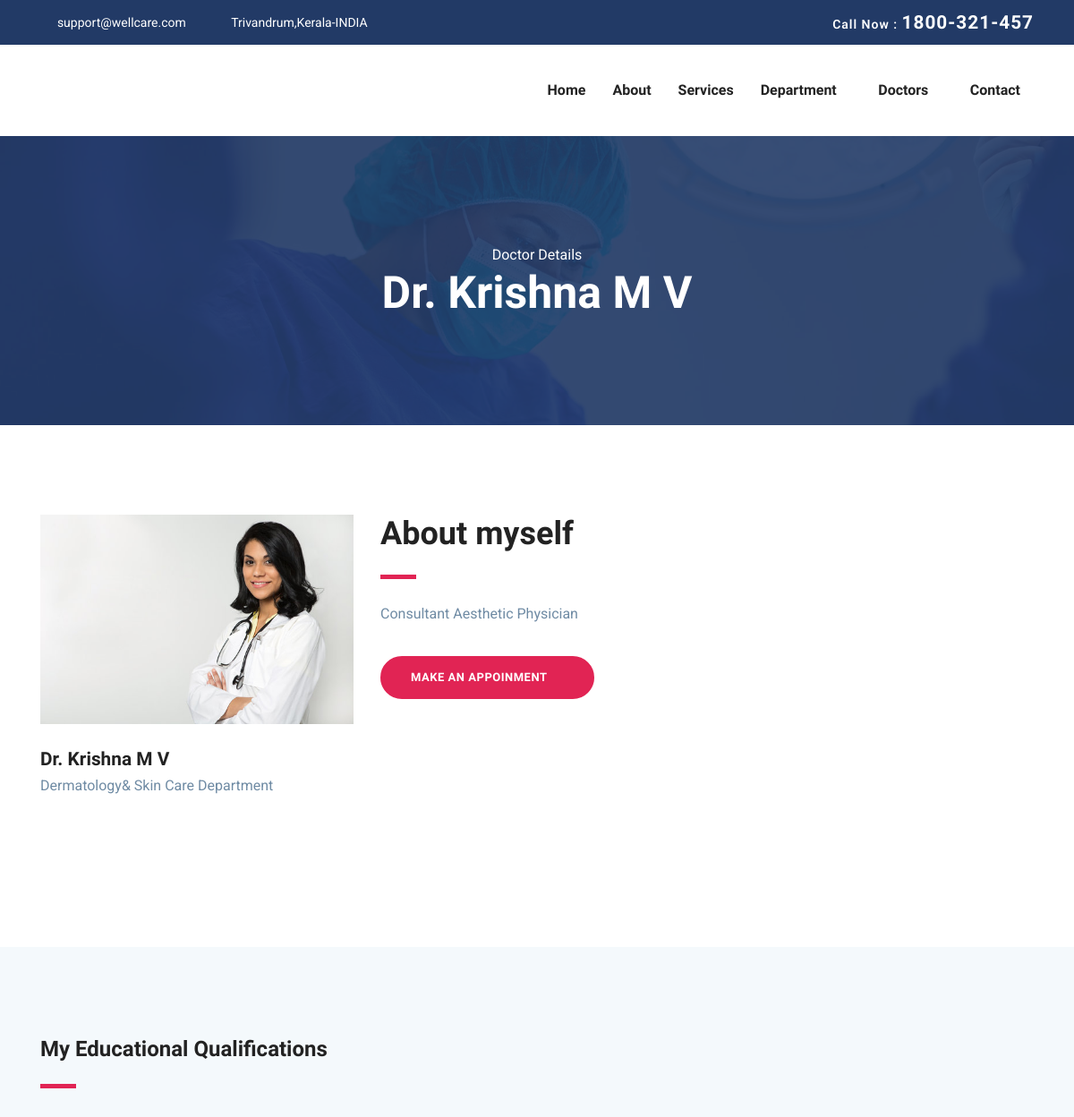
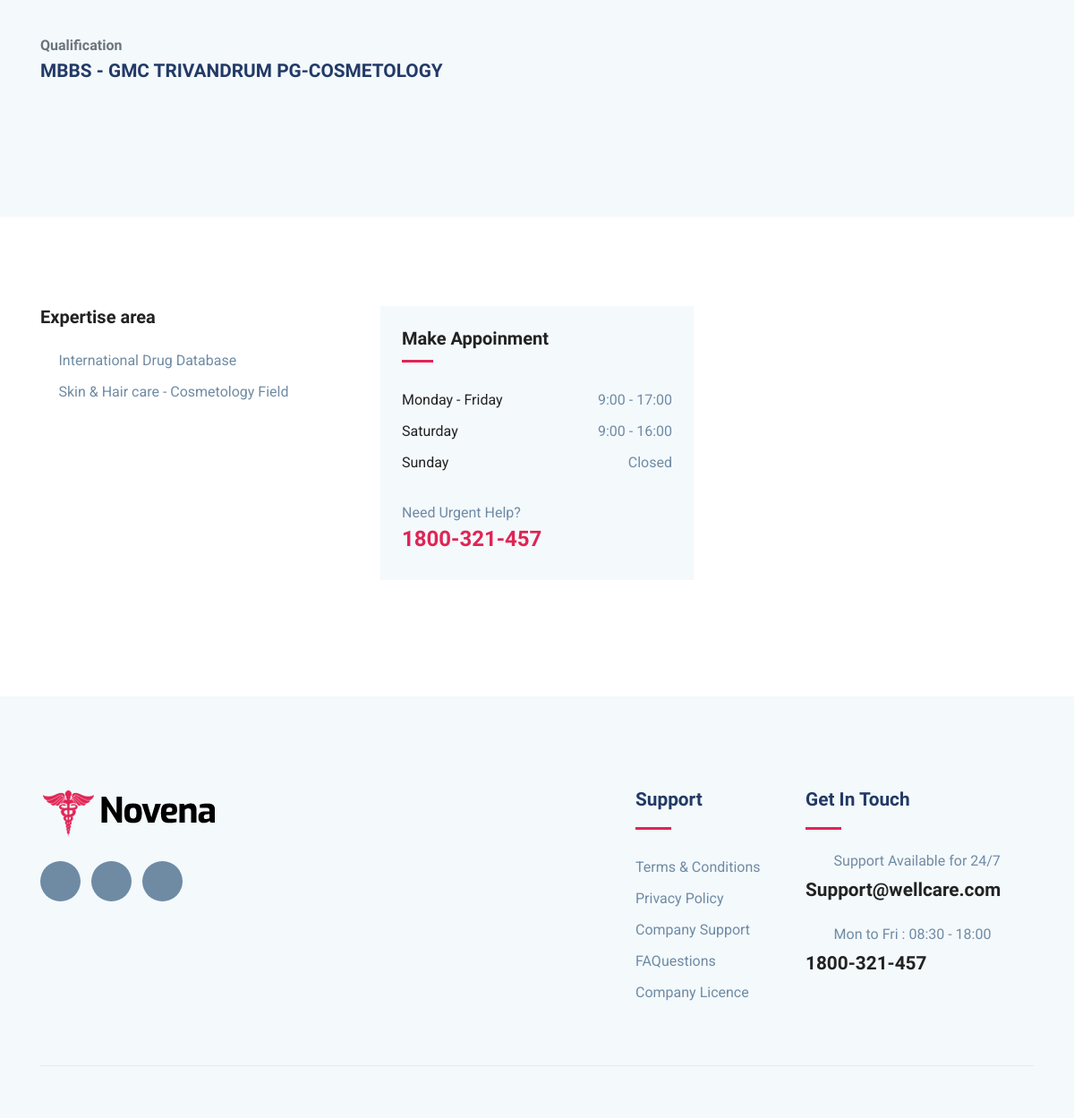
/frontend/docsingle/3/, run on the app's committed database (2 pictures, top to bottom).
### backend/models.py (models this page shows)
class Doctordb(models.Model):
    Dept_Name = models.CharField(max_length=100, null=True, blank=True)
    Doctor_Name = models.CharField(max_length=100,null=True,blank=True)
    Description = models.TextField(max_length=200, null=True, blank=True)
    Qualification = models.CharField(max_length=100, null=True, blank=True)
    Expertise_Field =models.TextField(max_length=200, null=True, blank=True)
    Doc_Image = models.ImageField(upload_to="Doctor", null=True, blank=True)

### frontend/views.py (the view)
# urls.py: path('docsingle/<int:doc_id>/',views.docsingle,name="docsingle"),
def docsingle(request,doc_id):
    doct = Doctordb.objects.get(id=doc_id)
    return render(request,"singledoc.html",{'doct':doct})

### frontend/templates/singledoc.html (shortened to what this page needs)
<!DOCTYPE html>
{% load static %}
<html lang="zxx">
<head>
  <link rel="stylesheet" href="{% static 'plugins/bootstrap/css/bootstrap.min.css' %}">
  <link rel="stylesheet" href="{% static 'plugins/icofont/icofont.min.css' %}">
  <link rel="stylesheet" href="{% static 'plugins/slick-carousel/slick/slick.css' %}">
  <link rel="stylesheet" href="{% static 'plugins/slick-carousel/slick/slick-theme.css' %}">
  <link rel="stylesheet" href="{% static 'css/style.css' %}">
</head>
<body id="top">
<header>
	<div class="header-top-bar">
		<div class="container">
			<div class="row align-items-center">
				<div class="col-lg-6">
					<ul class="top-bar-info list-inline-item pl-0 mb-0">
						<li class="list-inline-item"><a href="mailto:support@gmail.com"><i class="icofont-support-faq mr-2"></i>support@wellcare.com</a></li>
						<li class="list-inline-item"><i class="icofont-location-pin mr-2"></i>Trivandrum,Kerala-INDIA </li>
					</ul>
				</div>
				<div class="col-lg-6">
					<div class="text-lg-right top-right-bar mt-2 mt-lg-0">
						<a href="tel:1800-321-457" >
							<span>Call Now : </span>
							<span class="h4">1800-321-457</span>
						</a>
					</div>
				</div>
			</div>
		</div>
	</div>
	<nav class="navbar navbar-expand-lg navigation" id="navbar">
		<div class="container">
		  <div class="collapse navbar-collapse" id="navbarmain">
			<ul class="navbar-nav ml-auto">
			  <li class="nav-item active">
				<a class="nav-link" href="{% url 'home' %}">Home</a>
			  </li>
			   <li class="nav-item"><a class="nav-link" href="{% url 'aboutpage' %}">About</a></li>
			    <li class="nav-item"><a class="nav-link" href="{% url 'servicepage' %}">Services</a></li>
			    <li class="nav-item dropdown">
					<a class="nav-link dropdown-toggle" href="department.html" id="dropdown02" data-toggle="dropdown" aria-haspopup="true" aria-expanded="false">Department <i class="icofont-thin-down"></i></a>
			  	</li>
			  	<li class="nav-item dropdown">
					<a class="nav-link dropdown-toggle" href="doctor.html" id="dropdown03" data-toggle="dropdown" aria-haspopup="true" aria-expanded="false">Doctors <i class="icofont-thin-down"></i></a>
			  	</li>
			   <li class="nav-item"><a class="nav-link" href="{% url 'contactpage' %}">Contact</a></li>
			</ul>
		  </div>
		</div>
	</nav>
</header>
<section class="page-title bg-1">
  <div class="container">
    <div class="row">
      <div class="col-md-12">
        <div class="block text-center">
          <span class="text-white">Doctor Details</span>
          <h1 class="text-capitalize mb-5 text-lg">{{doct.Doctor_Name}}</h1>
        </div>
      </div>
    </div>
  </div>
</section>
<section class="section doctor-single">
	<div class="container">
		<div class="row">
			<div class="col-lg-4 col-md-6">
				<div class="doctor-img-block">
					<img src="{{doct.Doc_Image.url}}" alt="" class="img-fluid w-100">
					<div class="info-block mt-4">
						<h4 class="mb-0">{{doct.Doctor_Name}}</h4>
						<p>{{doct.Dept_Name}}</p>
						<ul class="list-inline mt-4 doctor-social-links">
							<li class="list-inline-item"><a href="#"><i class="icofont-facebook"></i></a></li>
							<li class="list-inline-item"><a href="#"><i class="icofont-twitter"></i></a></li>
							<li class="list-inline-item"><a href="#"><i class="icofont-skype"></i></a></li>
							<li class="list-inline-item"><a href="#"><i class="icofont-linkedin"></i></a></li>
							<li class="list-inline-item"><a href="#"><i class="icofont-pinterest"></i></a></li>
						</ul>
					</div>
				</div>
			</div>
			<div class="col-lg-8 col-md-6">
				<div class="doctor-details mt-4 mt-lg-0">
					<h2 class="text-md">About myself</h2>
					<div class="divider my-4"></div>
					<p>{{doct.Description}}</p>
					<a href="{% url 'appointpage' %}" class="btn btn-main-2 btn-round-full mt-3">Make an Appoinment<i class="icofont-simple-right ml-2  "></i></a>
				</div>
			</div>
		</div>
	</div>
</section>
<section class="section doctor-qualification gray-bg">
	<div class="container">
		<div class="row">
			<div class="col-lg-6">
				<div class="section-title">
					<h3>My Educational Qualifications</h3>
					<div class="divider my-4"></div>
				</div>
			</div>
		</div>
		<div class="row">
			<div class="col-lg-6">
				<div class="edu-block mb-5">
					<span class="h6 text-muted">Qualification</span>
					<h4 class="mb-3 title-color">{{doct.Qualification}}</h4>
				</div>
			</div>
		</div>
	</div>
</section>
<section class="section doctor-skills">
	<div class="container">
		<div class="row">
			<div class="col-lg-4">
				<div class="skill-list">
					<h5 class="mb-4">Expertise area</h5>
					<ul class="list-unstyled department-service">
						<li><i class="icofont-check mr-2"></i>International Drug Database</li>
						<li><i class="icofont-check mr-2"></i>{{doct.Expertise_Field}}</li>
					</ul>
				</div>
			</div>
			<div class="col-lg-4">
				<div class="sidebar-widget  gray-bg p-4">
					<h5 class="mb-4">Make Appoinment</h5>
					<ul class="list-unstyled lh-35">
					  <li class="d-flex justify-content-between align-items-center">
					    <a href="#">Monday - Friday</a>
					    <span>9:00 - 17:00</span>
					  </li>
					  <li class="d-flex justify-content-between align-items-center">
					    <a href="#">Saturday</a>
					    <span>9:00 - 16:00</span>
					  </li>
					  <li class="d-flex justify-content-between align-items-center">
					    <a href="#">Sunday</a>
					    <span>Closed</span>
					  </li>
					</ul>
					<div class="sidebar-contatct-info mt-4">
						<p class="mb-0">Need Urgent Help?</p>
						<h3 class="text-color-2">1800-321-457</h3>
					</div>
				</div>
			</div>
		</div>
	</div>
</section>
<footer class="footer section gray-bg">
	<div class="container">
		<div class="row">
			<div class="col-lg-4 mr-auto col-sm-6">
				<div class="widget mb-5 mb-lg-0">
					<div class="logo mb-4">
						<img src="images/logo.png" alt="" class="img-fluid">
					</div>
					<ul class="list-inline footer-socials mt-4">
						<li class="list-inline-item"><a href="#"><i class="icofont-facebook"></i></a></li>
						<li class="list-inline-item"><a href="#"><i class="icofont-twitter"></i></a></li>
						<li class="list-inline-item"><a href="#"><i class="icofont-linkedin"></i></a></li>
					</ul>
				</div>
			</div>
			<div class="col-lg-2 col-md-6 col-sm-6">
				<div class="widget mb-5 mb-lg-0">
					<h4 class="text-capitalize mb-3">Support</h4>
					<div class="divider mb-4"></div>
					<ul class="list-unstyled footer-menu lh-35">
						<li><a href="#">Terms & Conditions</a></li>
						<li><a href="#">Privacy Policy</a></li>
						<li><a href="#">Company Support </a></li>
						<li><a href="#">FAQuestions</a></li>
						<li><a href="#">Company Licence</a></li>
					</ul>
				</div>
			</div>
			<div class="col-lg-3 col-md-6 col-sm-6">
				<div class="widget widget-contact mb-5 mb-lg-0">
					<h4 class="text-capitalize mb-3">Get in Touch</h4>
					<div class="divider mb-4"></div>
					<div class="footer-contact-block mb-4">
						<div class="icon d-flex align-items-center">
							<i class="icofont-email mr-3"></i>
							<span class="h6 mb-0">Support Available for 24/7</span>
						</div>
						<h4 class="mt-2"><a href="tel:+23-345-67890">Support@wellcare.com</a></h4>
					</div>
					<div class="footer-contact-block">
						<div class="icon d-flex align-items-center">
							<i class="icofont-support mr-3"></i>
							<span class="h6 mb-0">Mon to Fri : 08:30 - 18:00</span>
						</div>
						<h4 class="mt-2"><a href="tel:+23-345-67890">1800-321-457</a></h4>
					</div>
				</div>
			</div>
		</div>
		<div class="footer-btm py-4 mt-5">
		</div>
	</div>
</footer>
  </body>
  </html>

### frontend/static/css/style.css (style rules this page uses)
html { overflow-x: hidden; }
body { line-height: 1.6; font-family: "Roboto", sans-serif; -webkit-font-smoothing: antialiased; font-size: 16px; color: #6F8BA4; font-weight: 400; }
h1, .h1, h2, .h2, h3, .h3, h4, .h4, h5, .h5, h6, .h6 { font-family: "Exo", sans-serif; font-weight: 700; color: #222; }
h1, .h1 { font-size: 2.5rem; }
h2, .h2 { font-size: 44px; }
h3, .h3 { font-size: 1.5rem; }
h4, .h4 { font-size: 1.3rem; line-height: 30px; }
h5, .h5 { font-size: 1.25rem; }
h6, .h6 { font-size: 1rem; }
p { line-height: 30px; }
.btn { display: inline-block; font-size: 14px; font-size: 0.8125rem; font-weight: 700; letter-spacing: .5px; padding: .75rem 2rem; font-family: "Exo", sans-serif; text-transform: uppercase; border-radius: 5px; border: 2px solid transparent; transition: all .35s ease; }
.btn-main-2 { background: #e12454; color: #fff; border-color: #e12454; }
.btn-round-full { border-radius: 50px; }
.section { padding: 100px 0; }
.text-md { font-size: 2.25rem; }
.text-lg { font-size: 3.75rem; }
a { color: #222; text-decoration: none; transition: all .35s ease; }
.page-title { padding: 120px 0px 70px 0px; position: relative; }
.page-title .block h1 { color: #fff; }
.title-color { color: #223a66; }
.section-title { margin-bottom: 70px; }
.text-lg { font-size: 50px; }
.gray-bg { background: #f4f9fc; }
#navbarmain { padding: 20px 0px; }
#navbarmain .nav-link { font-weight: 600; padding: 10px 15px; color: #222; font-family: "Exo", sans-serif; text-transform: capitalize; font-size: 16px; transition: all .25s ease; }
.dropdown-toggle::after { display: none; }
.header-top-bar { background: #223a66; font-size: 14px; padding: 10px 0px; box-shadow: 0 1px 2px rgba(0, 0, 0, 0.05); color: #fff; }
.top-bar-info li a { color: #fff; margin-right: 20px; }
.top-right-bar a span { color: #fff; font-weight: 600; letter-spacing: 1px; }
.bg-1 { background: url("../images/bg/22.jpg") no-repeat 50% 50%; background-size: cover; position: relative; }
.text-color-2 { color: #e12454; }
.divider { width: 40px; height: 5px; background: #e12454; }
.department-service { margin-bottom: 40px; }
.department-service li { margin-bottom: 10px; }
.department-service li i { color: #e12454; }
.lh-35 { line-height: 35px; }
.sidebar-widget { margin-bottom: 30px; padding-bottom: 35px; }
.sidebar-widget h5 { margin-bottom: 30px; position: relative; padding-bottom: 15px; }
.sidebar-widget h5:before { position: absolute; content: ""; left: 0px; bottom: 0px; width: 35px; height: 3px; background: #e12454; }
.footer { padding-bottom: 10px; }
.logo { font-weight: 600; letter-spacing: 1px; }
.widget .divider { height: 3px; }
.widget h4 { color: #223a66; }
.widget .footer-menu a { color: #6F8BA4; }
.footer-contact-block span { font-weight: 400; color: #6F8BA4; }
.footer-contact-block i { font-size: 20px; }
.footer-btm { border-top: 1px solid rgba(0, 0, 0, 0.06); }
.footer-socials li a { width: 45px; height: 45px; background: #6F8BA4; color: #fff; display: inline-block; text-align: center; border-radius: 100%; padding-top: 12px; }

### data on the page
Doctordb: Doctor_Name "Dr. Krishna M V", Doc_Image (picture), Dept_Name "Dermatology& Skin Care Department", Description "Consultant Aesthetic Physician", Qualification "MBBS - GMC TRIVANDRUM PG-COSMETOLOGY", Expertise_Field "Skin & Hair care - Cosmetology Field"
